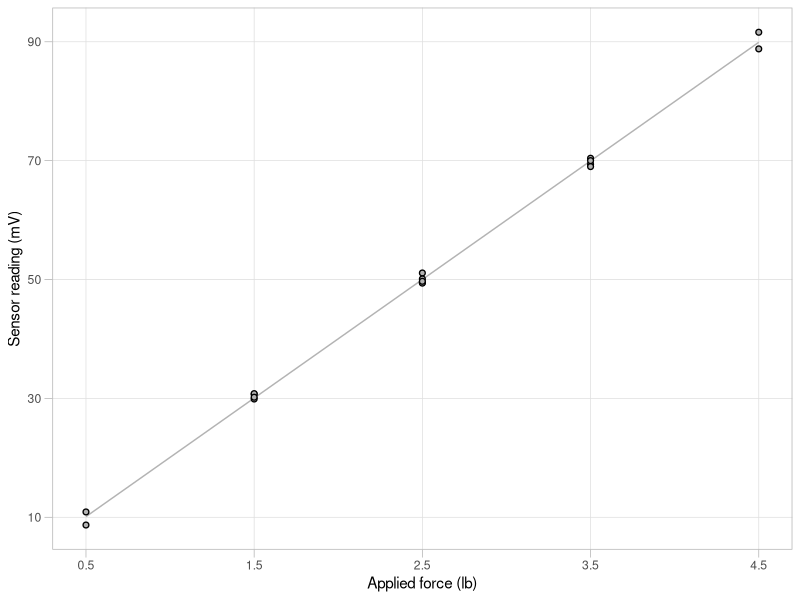
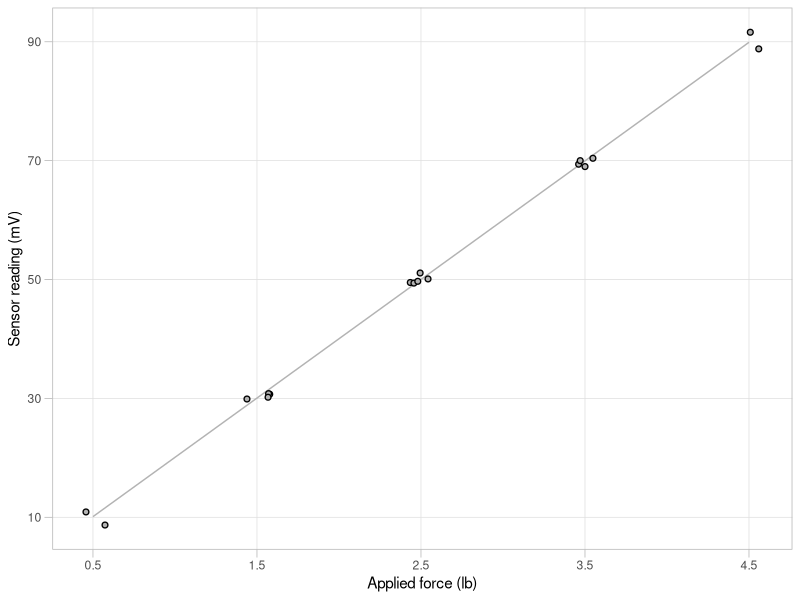
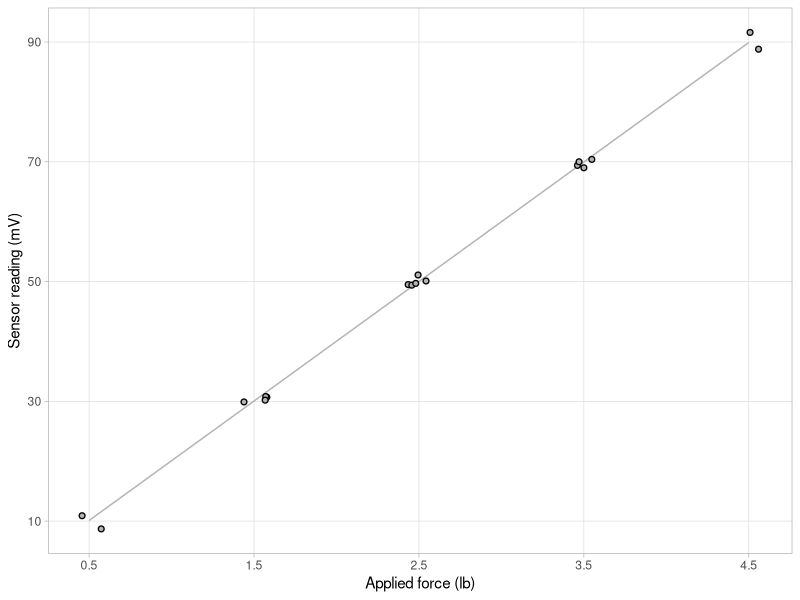
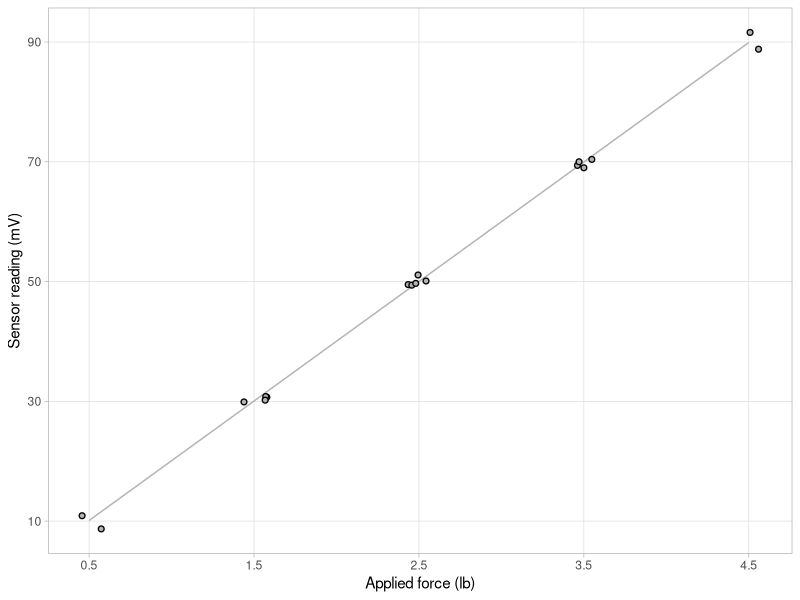
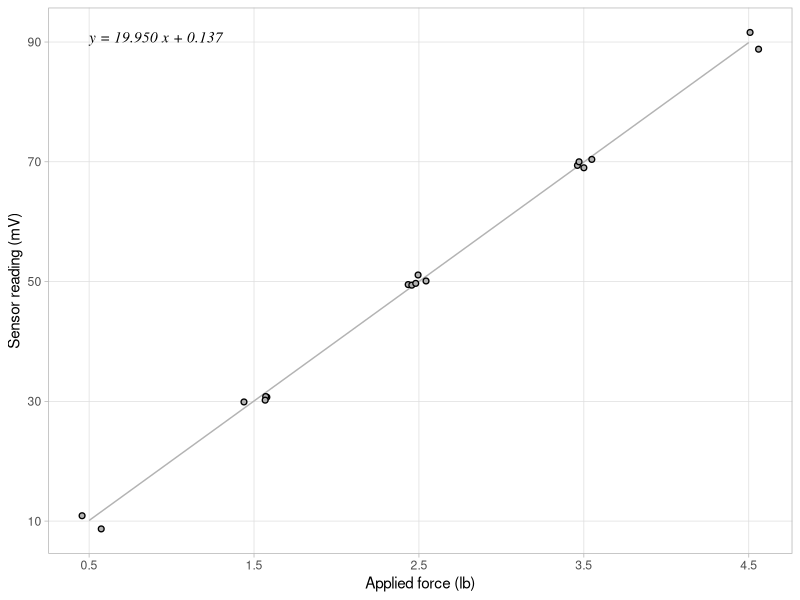
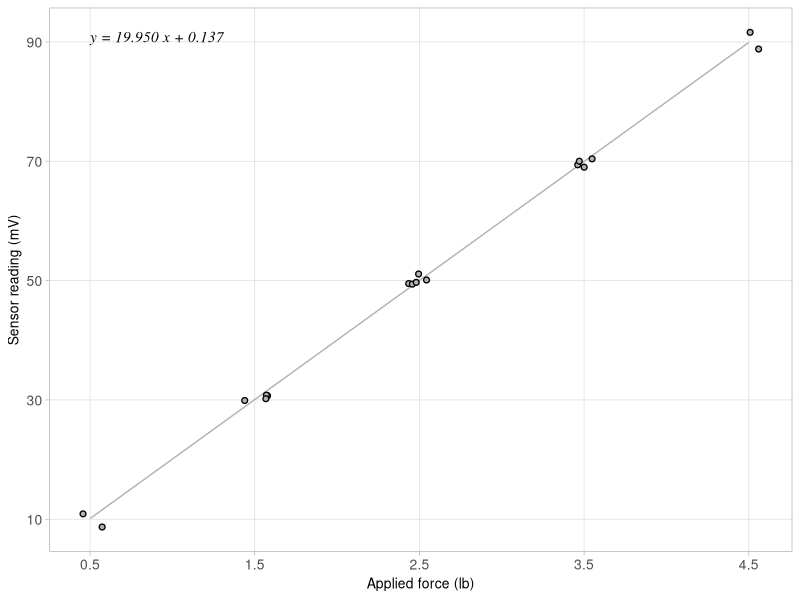
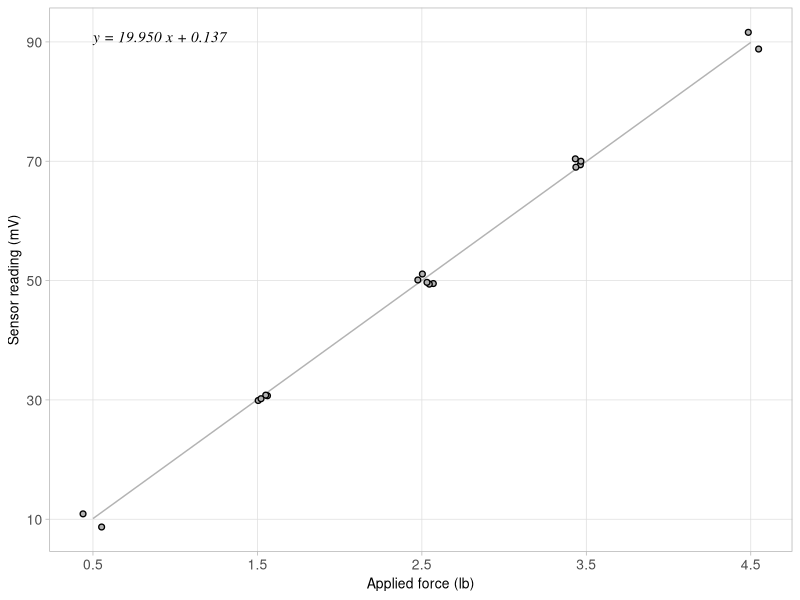

Write R code to recreate these figures, in order.
## ---- chunk 1
library(knitr)
opts_knit$set(root.dir = '../')
opts_chunk$set(echo = TRUE, fig.keep='high')
## ---- chunk 2
library(readr)
library(plyr)
suppressPackageStartupMessages(library(dplyr))
library(ggplot2)
## ---- chunk 3
# itemized results that are cited in the report 
results      <- read_csv('results/04_calibr_outcomes.csv')

# extract numbers and units
slope        <- results$num[results$item == "slope"]
intercept    <- results$num[results$item == "intercept"]
accuracy     <- results$num[results$item == "accuracy"]
resid_bound  <- results$num[results$item == "resid_bound"]
input_min    <- results$num[results$item == "input_min"]
input_max    <- results$num[results$item == "input_max"]
output_min   <- results$num[results$item == "output_min"]
output_max   <- results$num[results$item == "output_max"]
input_units  <- results$unit[results$item == "input_max"]
output_units <- results$unit[results$item == "output_max"]

# compute range and span
output_span <- output_max - output_min
input_range_fraction <- round(input_max / 5 * 100, 1)
## ---- chunk 4
graph_data <- read_csv("data/02_calibr_data-tidy.csv")

calibr_graph <- ggplot(graph_data, aes(input_lb, output_mV)) +
    geom_smooth(method = 'lm', se = FALSE, color = 'gray70',  size = 0.5) + 
    geom_point(size = 1.5, stroke = 0.7, shape = 21, color = 'black', fill= 'gray70') +
    xlab("Applied force (lb)") + 
    ylab("Sensor reading (mV)") +
    scale_x_continuous(breaks = seq(0.5, 4.5, 1)) +
    scale_y_continuous(breaks = seq(10, 90, 20)) +
    theme_light() +
    theme(panel.grid.minor = element_blank(), axis.ticks.length = unit(2, "mm"))

print(calibr_graph)
## ---- chunk 5
set.seed(20160824) # ===== NEW LINE

calibr_graph <- ggplot(graph_data, aes(input_lb, output_mV)) +
    geom_smooth(method = 'lm', se = FALSE, color = 'gray70',  size = 0.5) + 
    geom_point(size = 1.5, stroke = 0.7, shape = 21, color = 'black', fill= 'gray70', position = position_jitter(width = 0.08, height = 0)) + # ===== ADD POSITION ARGUMENT
    xlab("Applied force (lb)") + 
    ylab("Sensor reading (mV)") +
    scale_x_continuous(breaks = seq(0.5, 4.5, 1)) +
    scale_y_continuous(breaks = seq(10, 90, 20)) +
    theme_light() +
    theme(panel.grid.minor = element_blank(), axis.ticks.length = unit(2, "mm"))

print(calibr_graph)
## ---- chunk 6
set.seed(20160824)

my_xlab <- paste0("Applied force (", input_units, ")") # ===== NEW LINE
my_ylab <- paste0("Sensor reading (", output_units, ")") # ===== NEW LINE

calibr_graph <- ggplot(graph_data, aes(input_lb, output_mV)) +
    geom_smooth(method = 'lm', se = FALSE, color = 'gray70',  size = 0.5) + 
    geom_point(size = 1.5, stroke = 0.7, shape = 21, color = 'black', fill= 'gray70', position = position_jitter(width = 0.08, height = 0)) + 
  xlab(my_xlab) + # ===== EDITED LINE
  ylab(my_ylab) + # ===== EDITED LINE
	scale_x_continuous(breaks = seq(from = 0.5, to = 4.5, by = 1)) +
	scale_y_continuous(breaks = seq(from = 10, to = 90, by = 20)) +
	theme_light() +
	theme(panel.grid.minor = element_blank())

print(calibr_graph)
## ---- chunk 7
x_test_seq <- sort(unique(graph_data$input_lb))
x_test_seq
## ---- chunk 8
# round to the nearest 10
y_nominal_seq <- sort(unique(plyr::round_any(graph_data$output_mV, 10)))
y_nominal_seq
## ---- chunk 9
set.seed(20160824)

my_xlab <- paste0("Applied force (", input_units, ")")
my_ylab <- paste0("Sensor reading (", output_units, ")")

calibr_graph <- ggplot(graph_data, aes(input_lb, output_mV)) +
    geom_smooth(method = 'lm', se = FALSE, color = 'gray70',  size = 0.5) + 
    geom_point(size = 1.5, stroke = 0.7, shape = 21, color = 'black', fill= 'gray70', position = position_jitter(width = 0.08, height = 0)) + 
	xlab(my_xlab) + 
	ylab(my_ylab) +
  scale_x_continuous(breaks = x_test_seq) +  # ===== EDITED LINE
  scale_y_continuous(breaks = y_nominal_seq) +  # ===== EDITED LINE
	theme_light() +
	theme(panel.grid.minor = element_blank())

print(calibr_graph)
## ---- chunk 10
set.seed(20160824)

my_xlab <- paste0("Applied force (", input_units, ")")
my_ylab <- paste0("Sensor reading (", output_units, ")")

calibr_eqn <- paste0("y = ", sprintf("%.3f", slope), " x + ", sprintf("%.3f", intercept)) # ===== NEW LINE

calibr_graph <- ggplot(graph_data, aes(input_lb, output_mV)) +
    geom_smooth(method = 'lm', se = FALSE, color = 'gray70',  size = 0.5) + 
    geom_point(size = 1.5, stroke = 0.7, shape = 21, color = 'black', fill= 'gray70', position = position_jitter(width = 0.08, height = 0)) + 
	xlab(my_xlab) + 
	ylab(my_ylab) +
	scale_x_continuous(breaks = x_test_seq) +
	scale_y_continuous(breaks = y_nominal_seq) +
  annotate("text", x = min(graph_data$input_lb), y = max(graph_data$output_mV), label = calibr_eqn, family = "serif", fontface = "italic", hjust = "left", vjust = "top") +  # ===== NEW LINE
	theme_light() +
	theme(panel.grid.minor = element_blank())
		
print(calibr_graph)
## ---- chunk 11
set.seed(20160824)

my_xlab <- paste0("Applied force (", input_units, ")")
my_ylab <- paste0("Sensor reading (", output_units, ")")

calibr_eqn <- paste0("y = ", sprintf("%.3f", slope), " x + ", sprintf("%.3f", intercept)) 

calibr_graph <- ggplot(graph_data, aes(input_lb, output_mV)) +
    geom_smooth(method = 'lm', se = FALSE, color = 'gray70',  size = 0.5) + 
    geom_point(size = 1.5, stroke = 0.7, shape = 21, color = 'black', fill= 'gray70', position = position_jitter(width = 0.08, height = 0)) + 
	xlab(my_xlab) + 
	ylab(my_ylab) +
	scale_x_continuous(breaks = x_test_seq) +
	scale_y_continuous(breaks = y_nominal_seq) +
	annotate("text", x = input_min, y = output_max, label = calibr_eqn, family = "serif", fontface = "italic", hjust = "left", vjust = "top", size = 11/2.85) + # ===== ADD SIZE ARGUMENTS in mm (convert using 2.85 pt/mm)
	theme_light() +
	theme(panel.grid.minor = element_blank(), axis.text  = element_text(size = 10), axis.title = element_text(size = 10)) # ===== ADD SIZE ARGUMENTS in points

print(calibr_graph)

ggsave("results/07_calibr_graph-extras.png", plot = calibr_graph, width = 6, height = 4, units = "in", dpi = 300)
